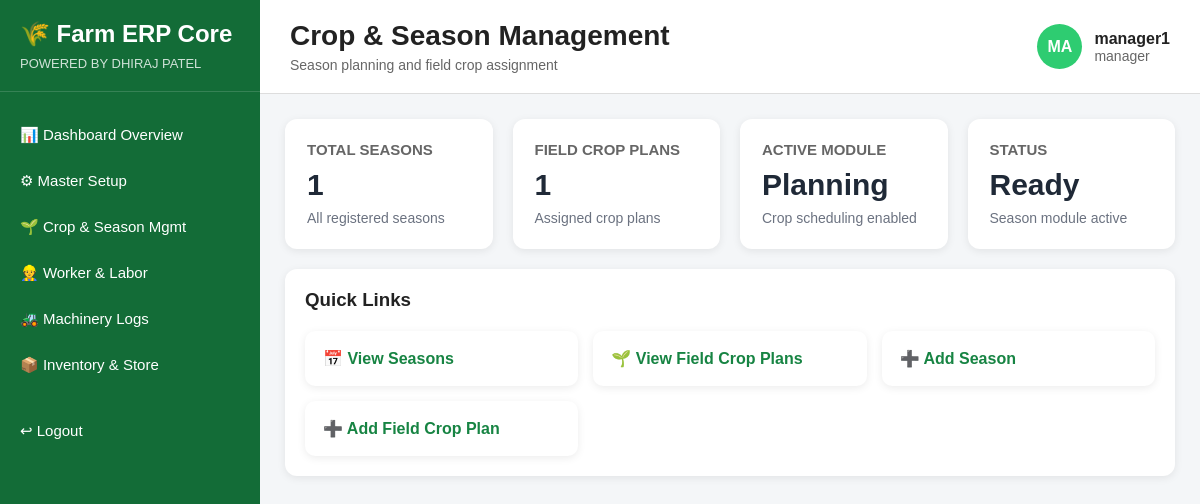
The page /crop-season/ (signed in) on the database its author committed.
### accounts/models.py (models this page shows, shortened)
class User(AbstractUser):
    ROLE_CHOICES = (
        ('admin', 'Admin'),
        ('manager', 'Manager'),
        ('supervisor', 'Supervisor'),
        ('storekeeper', 'Storekeeper'),
        ('accountant', 'Accountant'),
        ('sales', 'Sales'),
        ('field_staff', 'Field Staff'),
    )
    role = models.CharField(max_length=20, choices=ROLE_CHOICES, default='field_staff')
    phone = models.CharField(max_length=15, blank=True, null=True)

### crop_season/views.py (the view)
# urls.py: path('', views.crop_season_dashboard, name='crop_season_dashboard'),
@role_required(['admin', 'manager', 'supervisor'])
def crop_season_dashboard(request):
    seasons = Season.objects.all()
    field_plans = FieldCropPlan.objects.all()
    context = {
        'seasons': seasons,
        'field_plans': field_plans,
        'season_count': seasons.count(),
        'field_plan_count': field_plans.count(),
    }
    return render(request, 'crop_season/crop_season_dashboard.html', context)

### templates/crop_season/crop_season_dashboard.html (shortened to what this page needs)
{% extends 'base/erp_base.html' %}
{% block page_title %}Crop & Season Management{% endblock %}
{% block page_subtitle %}Season planning and field crop assignment{% endblock %}
{% block content %}
<div class="card-grid">
    <div class="info-card">
        <h3>TOTAL SEASONS</h3>
        <h2>{{ season_count }}</h2>
        <p>All registered seasons</p>
    </div>
    <div class="info-card">
        <h3>FIELD CROP PLANS</h3>
        <h2>{{ field_plan_count }}</h2>
        <p>Assigned crop plans</p>
    </div>
    <div class="info-card">
        <h3>ACTIVE MODULE</h3>
        <h2>Planning</h2>
        <p>Crop scheduling enabled</p>
    </div>
    <div class="info-card">
        <h3>STATUS</h3>
        <h2>Ready</h2>
        <p>Season module active</p>
    </div>
</div>
<div class="section-box">
    <h3>Quick Links</h3>
    <div class="quick-links">
        <div class="quick-card">
            <a href="{% url 'season_list' %}">📅 View Seasons</a>
        </div>
        <div class="quick-card">
            <a href="{% url 'field_crop_plan_list' %}">🌱 View Field Crop Plans</a>
        </div>
        <div class="quick-card">
            <a href="{% url 'add_season' %}">➕ Add Season</a>
        </div>
        <div class="quick-card">
            <a href="{% url 'add_field_crop_plan' %}">➕ Add Field Crop Plan</a>
        </div>
    </div>
</div>
{% endblock %}

### templates/base/erp_base.html (shortened to what this page needs)
{% load static %}
<!DOCTYPE html>
<html lang="en">
<head>
    <link rel="stylesheet" href="{% static 'css/dashboard.css' %}">
</head>
<body>
    <div class="erp-container">
        <aside class="sidebar">
            <div class="sidebar-brand">
                <h2>🌾 Farm ERP Core</h2>
                <p>POWERED BY DHIRAJ PATEL</p>
            </div>
            <nav class="sidebar-menu">
                {% if request.user.role == 'manager' %}
                    <a href="{% url 'manager_dashboard' %}" class="menu-item">📊 Dashboard Overview</a>
                    <a href="{% url 'master_dashboard' %}" class="menu-item">⚙ Master Setup</a>
                    <a href="{% url 'crop_season_dashboard' %}" class="menu-item">🌱 Crop &amp; Season Mgmt</a>
                    <a href="{% url 'labor_dashboard' %}" class="menu-item">👷 Worker &amp; Labor</a>
                    <a href="{% url 'machinery_dashboard' %}" class="menu-item">🚜 Machinery Logs</a>
                    <a href="{% url 'inventory_dashboard' %}" class="menu-item">📦 Inventory &amp; Store</a>
                {% endif %}
                <a href="{% url 'logout' %}" class="menu-item logout-btn">↩ Logout</a>
            </nav>
        </aside>
        <main class="main-content">
            <header class="topbar">
                <div>
                    <h1>{% block page_title %}Dashboard{% endblock %}</h1>
                    <p>{% block page_subtitle %}Farm ERP Overview{% endblock %}</p>
                </div>
                <div class="topbar-user">
                    <div class="user-circle">
                        {{ request.user.username|slice:":2"|upper }}
                    </div>
                    <div>
                        <h4>{{ request.user.username }}</h4>
                        <p>{{ request.user.role }}</p>
                    </div>
                </div>
            </header>
            <section class="content-area">
                {% block content %}{% endblock %}
            </section>
        </main>
    </div>
</body>
</html>

### static/css/dashboard.css (style rules this page uses)
* { margin: 0; padding: 0; box-sizing: border-box; }
body { font-family: Arial, sans-serif; background-color: #f4f6f8; color: #222; }
.erp-container { display: flex; min-height: 100vh; }
.sidebar { width: 260px; background: #136c37; color: white; padding: 20px 0; display: flex; flex-direction: column; }
.sidebar-brand { padding: 0 20px 20px; border-bottom: 1px solid rgba(255,255,255,0.15); }
.sidebar-brand h2 { font-size: 24px; margin-bottom: 8px; }
.sidebar-brand p { font-size: 13px; opacity: 0.8; }
.sidebar-menu { margin-top: 20px; display: flex; flex-direction: column; }
.menu-item { color: white; text-decoration: none; padding: 14px 20px; font-size: 15px; transition: 0.3s; }
.logout-btn { margin-top: 20px; }
.main-content { flex: 1; display: flex; flex-direction: column; }
.topbar { background: white; padding: 20px 30px; display: flex; justify-content: space-between; align-items: center; border-bottom: 1px solid #ddd; }
.topbar h1 { font-size: 28px; margin-bottom: 5px; }
.topbar p { color: #666; font-size: 14px; }
.topbar-user { display: flex; align-items: center; gap: 12px; }
.user-circle { width: 45px; height: 45px; background: #2ecc71; color: white; border-radius: 50%; display: flex; align-items: center; justify-content: center; font-weight: bold; text-transform: uppercase; }
.content-area { padding: 25px; }
.card-grid { display: grid; grid-template-columns: repeat(4, 1fr); gap: 20px; margin-bottom: 25px; }
.info-card { background: white; border-radius: 12px; padding: 22px; box-shadow: 0 2px 8px rgba(0,0,0,0.08); }
.info-card h3 { font-size: 15px; color: #666; margin-bottom: 10px; }
.info-card h2 { font-size: 30px; margin-bottom: 8px; }
.info-card p { font-size: 14px; color: #2e7d32; }
.section-box { background: white; border-radius: 12px; padding: 20px; box-shadow: 0 2px 8px rgba(0,0,0,0.08); margin-bottom: 20px; }
.section-box h3 { margin-bottom: 15px; }
.card-grid { margin-bottom: 20px; }
.info-card { min-height: 130px; }
.info-card h2 { color: #1f2937; }
.info-card p { color: #6b7280; }

### templates/base/erp_base.html (style rules this page uses)
.quick-links { display: grid; grid-template-columns: repeat(auto-fit, minmax(220px, 1fr)); gap: 15px; margin-top: 20px; }
.quick-card { background: white; padding: 18px; border-radius: 10px; box-shadow: 0 2px 8px rgba(0,0,0,0.08); transition: 0.3s; }
.quick-card a { text-decoration: none; color: #178443; font-weight: 600; font-size: 16px; }

### rows shown on the page
User: user.username "MA", user.username "manager1", user.role "manager"

### other values the page prints
{{ season_count }} "1"
{{ field_plan_count }} "1"
